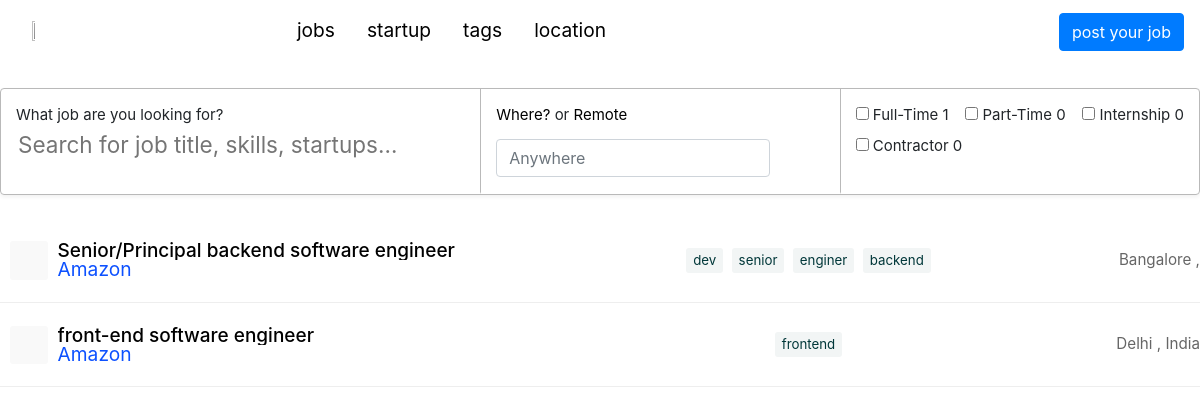
Screenshot of /jobs/Amazon with the database file from the repository.
### core/models.py (models this page shows, shortened)
class WorkDetails(models.Model):
    category = models.ForeignKey(JobCategory, on_delete=models.CASCADE)
    job_title = models.CharField(max_length=100, null=True, blank=True)
    job_type = models.CharField(max_length=50, null=True, blank=True)
    job_keys = models.ManyToManyField(Job_keys)
    is_remote_job = models.BooleanField(default=False, null=True)
    location = models.CharField(max_length=100, null=True, blank=True)
    country = models.CharField(max_length=50, null=True, blank=True)
    job_desc = models.TextField(null=True, blank=True)
    apply_job_link = models.CharField(max_length=255, null=True, blank=True)
    company_name = models.CharField(max_length=50, null=True, blank=True)
    company_website = models.CharField(max_length=50, null=True, blank=True)
    company_email_address = models.EmailField(null=True, blank=True)
    is_scraped_data = models.BooleanField(default=True)
    company_img_url = models.CharField(max_length=200, blank=True, null=True)

class Job_keys(models.Model):
    name=models.CharField(max_length=50)

### core/views.py (the view)
# urls.py: path('jobs/<company_name>', views.company_jobs, name="all_jobs_in_company"),
def company_jobs(request, company_name):
    context = {}
    jobs = WorkDetails.objects.filter(company_name__icontains = company_name)
    context['jobs'] = jobs
    context['company_name'] = company_name
    context['page_for'] = 'company'
    context['full_time'] = jobs.filter(Q(job_type__icontains = 'full-time') or Q(job_type__icontains = 'Full-time')
        or Q(job_type__icontains='full_time')).count()
    context['part_time'] = jobs.filter(Q(job_type__icontains = 'part-time') or Q(job_type__icontains = 'Part-time')
        or Q(job_type__icontains='part_time')).count()
    context['Internship'] = jobs.filter(Q(job_type__icontains = 'Internship')).count()
    context['Contractor'] = jobs.filter(Q(job_type__icontains = 'Contractor ')).count()
    return render(request, 'jobs_in_specific_company.html', context)

### templates/jobs_in_specific_company.html (shortened to what this page needs)
<!DOCTYPE html>
<html lang="en">
{% load static %}
<head>
    <link rel="stylesheet" href="https://maxcdn.bootstrapcdn.com/bootstrap/4.5.2/css/bootstrap.min.css">
    <link rel="stylesheet" type="text/css" href="{% static 'css/style.css' %}">
</head>
<body>
    <nav class="headerNav">
        <ul class="nav">
            <li class="nav-item">
                <a class="nav-link active" href="/">
                    <img src="img/fedup logo.jpg" data-visited="true" />
                </a>
            </li>
        </ul>
        <ul class="navjustify-content-center">
            <li class="nav-item">
                <a class="nav-link active" href="/">jobs</a>
            </li>
            <li class="nav-item">
                <a class="nav-link" href="/startup">startup</a>
            </li>
            <li class="nav-item">
                <a class="nav-link " href="/tags">tags</a>
            </li>
            <li class="nav-item">
                <a class="nav-link" href="/location">location</a>
            </li>
        </ul>
        <ul class="navjustify-content-end">
            <li class="nav-item">
                <a class="btn btn-active btn-primary" href="/addNewPost/">post your job</a>
            </li>
    </nav>
    <section class="content-wrapper">
        <div class="content">
            <div class="searchForm" data-behavior="search" data-controller="search-form"
                data-search-form-since-filter="1607147442">
                <div class="searchForm__box">
                    <div class="searchForm__section searchForm__section--primary">
                        <div class="searchForm__section__label">What job are you looking for?</div>
                        <div class="searchForm__section__input">
                            <div id="foobar">
                                <div class="ais-SearchBox">
                                    <form action="" role="search" class="ais-SearchBox-form" novalidate="">
                                        <input class="ais-SearchBox-input searchField__input" id="title" type="search"
                                            placeholder="Search for job title, skills, startups…" autofocus="true"
                                            autocomplete="off" autocorrect="off" autocapitalize="off" spellcheck="false"
                                            maxlength="512">
                                    </form>
                                </div>
                            </div>
                        </div>
                    </div>
                    <div class="searchForm__section searchForm__section--secondary">
                        <div class="searchForm__section__label">
                            <div id="remote">
                                <div class="ais-ToggleRefinement"><label class="ais-ToggleRefinement-label"><input
                                            class="ais-ToggleRefinement-checkbox" type="checkbox"><span
                                            class="ais-ToggleRefinement-labelText">
                                            <div class="">
                                                <div
                                                    class="searchForm__section__label__toggleOption searchForm__section__label__toggleOption--default">
                                                    Where?</div> or <div
                                                    class="searchForm__section__label__toggleOption">Remote</div>
                                            </div>
                                        </span></label></div>
                            </div>
                        </div>
                        <div class="searchForm__section__input">
                            <div class="autocompleteWrapper">
                                <span class="algolia-autocomplete"
                                    style="position: relative; display: inline-block; direction: ltr;"><input
                                        type="text" name="search-input" id="search-input" value=""
                                        class="form-control col-12" placeholder="Anywhere"
                                        autocomplete="off" spellcheck="false" role="combobox" aria-autocomplete="list"
                                        aria-expanded="false" aria-owns="algolia-autocomplete-listbox-0" dir="auto"
                                        style="position: relative; vertical-align: top;">
                                </span>
                            </div>
                        </div>
                    </div>
                    <div class="searchForm__section searchForm__section--tertiary">
                        <div class="searchForm__section__input">
                            <div id="commitments">
                                <div class="ais-RefinementList">
                                    <ul class="ais-RefinementList-list">
                                        <li class="ais-RefinementList-item">
                                            <div><label class="ais-RefinementList-label"> <input type="checkbox"
                                                        class="ais-RefinementList-checkbox"id='full_time' name="job_type"
                                                        value="Full-Time"> <span
                                                        class="ais-RefinementList-labelText">Full-Time</span> <span
                                                        class="ais-RefinementList-count">{{ full_time }}</span> </label>
                                            </div>
                                        </li>
                                        <li class="ais-RefinementList-item">
                                            <div><label class="ais-RefinementList-label"> <input type="checkbox"
                                                        class="ais-RefinementList-checkbox" id="part_time" name="job_type"
                                                        value="Part-Time"> <span
                                                        class="ais-RefinementList-labelText">Part-Time</span> <span
                                                        class="ais-RefinementList-count">{{ part_time }}</span> </label>
                                            </div>
                                        </li>
                                        <li class="ais-RefinementList-item">
                                            <div><label class="ais-RefinementList-label"> <input type="checkbox"
                                                        class="ais-RefinementList-checkbox" id="internship" name="job_type"
                                                        value="Internship"> <span
                                                        class="ais-RefinementList-labelText">Internship</span> <span
                                                        class="ais-RefinementList-count">{{ Internship }}</span>
                                                </label></div>
                                        </li>
                                        <li class="ais-RefinementList-item">
                                            <div><label class="ais-RefinementList-label"> <input type="checkbox"
                                                        class="ais-RefinementList-checkbox" id="contractor" name="job_type"
                                                        value="Contractor"> <span
                                                        class="ais-RefinementList-labelText">Contractor</span> <span
                                                        class="ais-RefinementList-count">{{ Contractor }}</span>
                                                </label></div>
                                        </li>
                                    </ul>
                                </div>
                            </div>
                        </div>
                    </div>
                </div>
            </div>
        </div>
    </section>
    <div>
        <section class="content-wrapper">
            <div class="content content--unpadded">
                {% for job in jobs %}
                    <div class="jobCard" data-action="click->clickable#open" data-clickable-target="_blank"
                        data-clickable-url="/art-director-design-at-procore-4" data-controller="clickable">
                        <div class="jobCard__details">
                            <a class="jobCard__details__logo" style="background-image: url('{{ job.company_img_url }}')"
                                href="/@procore">Procore</a>
                            <div class="jobCard__details__ultra">
                                <a data-behavior="track-visited-instantly" class="jobCard__details__title"
                                    href="{% url 'job_details' id=job.id %}">{{ job.job_title }}</a>
                                <div class="jobCard__details__company"><a href="#">{{ job.company_name }}</a></div>
                            </div>
                        </div>
                        <div class="jobCard__tags">
                            {% for key in job.job_keys.all %}
                            <a class="tag" href="{% url 'filtered_keys' job_keys=key.name %}">{{ key.name }}</a>
                            {% endfor %}
                        </div>
                        <div class="jobCard__details__location">
                            {% if job.location %}
                            {{ job.location}}
                            {% endif %}, {% if job.country %}{{job.country}} {% endif %}
                        </div>
                    </div>
                {%endfor%}
            </div>
        </section>
    </div>
</body>
</html>

### static/css/style.css (style rules this page uses)
.headerNav { display: flex; justify-content: space-between; padding: .8em 1em; width: 100%; z-index: 3; background-color: #fff; height: 4em; font-smoothing: subpixel-antialiased; transition: transform ease 100ms; }
ul, ol { margin: 0; padding: 0; list-style: none; list-style-image: none; }
ul.navjustify-content-center { display: flex; margin-right: 14em; }
a.nav-link.active { color: #000; }
a.nav-link { color: #000; }
.navjustify-content-end { display: flex; justify-content: flex-end; }
img { width: 15%; height: 0%; }
.content-wrapper { width: 100%; }
.content { margin: 2%; }
.searchForm__box { border-radius: 4px; border: 1px #b9b9b9 solid; box-shadow: 0 2px 4px rgba(0,0,0,.06); display: flex; }
.searchForm { margin-bottom: 1em; font-size: 15px; }
.algolia-autocomplete { position: relative; display: inline-block; direction: ltr; }
.searchForm__box .searchForm__section { padding: 1em; border-bottom: 2px transparent solid; }
.searchForm__box input[type=search] { border: none; outline: none; font-size: 1.5em; border-bottom: 1px transparent solid; width: 100%; }
.searchForm__section--primary { width: 40%; }
.searchForm__section--secondary { width: 30%; }
button, input, optgroup, select, textarea { font-family: inherit; font-size: 100%; line-height: 1.15; margin: 0; }
.searchForm__box #remote .searchForm__section__label__toggleOption { display: inline-block; color: #000; }
.searchForm__section__label { margin-bottom: .3em; }
.searchForm__section--tertiary { width: 30%; padding: 1.2em; }
.searchForm__box .searchForm__section:not(:first-child) { border-left: 1px #b9b9b9 solid; }
.searchForm__box .searchForm__section--tertiary .ais-RefinementList-list { height: 100%; display: flex; flex-wrap: wrap; justify-content: space-between; }
a { text-decoration: none; color: #0d51ff; transition: all .2s; }
.content-wrapper>.content { max-width: 1200px; margin-left: auto; margin-right: auto; }
.jobCard { padding: .8rem 0; border-bottom: 1px #eee solid; display: flex; align-items: center; justify-content: space-between; position: relative; font-size: 19px; }
.jobCard__details { width: 50%; position: relative; display: flex; align-items: center; }
.jobCard__tags .tag { font-size: .7em; }
.jobCard__details__logo { overflow: hidden; text-indent: 101%; white-space: nowrap; display: block; height: 2em; flex: 0 0 2em; margin: .5em; box-sizing: border-box; border-radius: 3px; background-size: contain; background-position: center center; background-repeat: no-repeat; overflow: hidden; background-color: #f9f9f9; }
.jobCard__details__title { color: #000; font-size: 1em; display: block; font-weight: 500; white-space: nowrap; overflow: hidden; text-overflow: ellipsis; }
.tag { box-sizing: border-box; display: inline-block; background-color: #f2f5f5; color: #003739; padding: 4px 5px; border-radius: 3px; margin-right: 3px; margin-bottom: 3px; font-size: 12px; text-transform: first; border: 2px #f2f5f5 solid; }
.jobCard__details__location { color: #666; width: 15%; display: block; text-align: right; font-size: .8em; }
a { display: block; line-height: 1em; font-size: 1.2rem; }

### rows the page displays
WorkDetails: job_title "Senior/Principal backend software engineer", company_name "Amazon", location "Bangalore"
Job_keys: name "dev"
Job_keys: name "senior"
Job_keys: name "enginer"
Job_keys: name "backend"
WorkDetails: job_title "front-end software engineer", company_name "Amazon", location "Delhi", country "India"
Job_keys: name "frontend"

### other values shown
{{ full_time }} "1"
{{ part_time }} "0"
{{ Internship }} "0"
{{ Contractor }} "0"
